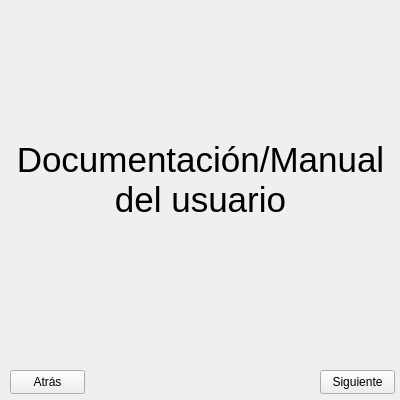
<?xml version="1.0" encoding="UTF-8"?>
<ui version="4.0">
 <class>Ayuda</class>
 <widget class="QWidget" name="Ayuda">
  <property name="geometry">
   <rect>
    <x>0</x>
    <y>0</y>
    <width>400</width>
    <height>400</height>
   </rect>
  </property>
  <property name="minimumSize">
   <size>
    <width>400</width>
    <height>400</height>
   </size>
  </property>
  <property name="maximumSize">
   <size>
    <width>400</width>
    <height>400</height>
   </size>
  </property>
  <property name="windowTitle">
   <string>Ayuda</string>
  </property>
  <widget class="QPushButton" name="siguiente">
   <property name="geometry">
    <rect>
     <x>320</x>
     <y>370</y>
     <width>75</width>
     <height>24</height>
    </rect>
   </property>
   <property name="text">
    <string>Siguiente</string>
   </property>
  </widget>
  <widget class="QLabel" name="label">
   <property name="geometry">
    <rect>
     <x>10</x>
     <y>0</y>
     <width>381</width>
     <height>361</height>
    </rect>
   </property>
   <property name="font">
    <font>
     <pointsize>9</pointsize>
     <kerning>true</kerning>
    </font>
   </property>
   <property name="text">
    <string>&lt;html&gt;&lt;head/&gt;&lt;body&gt;&lt;p align=&quot;center&quot;&gt;&lt;span style=&quot; font-size:26pt;&quot;&gt;Documentación/Manual&lt;br/&gt;del usuario&lt;/span&gt;&lt;/p&gt;&lt;/body&gt;&lt;/html&gt;</string>
   </property>
   <property name="alignment">
    <set>Qt::AlignCenter</set>
   </property>
  </widget>
  <widget class="QPushButton" name="atras">
   <property name="geometry">
    <rect>
     <x>10</x>
     <y>370</y>
     <width>75</width>
     <height>24</height>
    </rect>
   </property>
   <property name="text">
    <string>Atrás</string>
   </property>
  </widget>
 </widget>
 <resources/>
 <connections/>
</ui>
